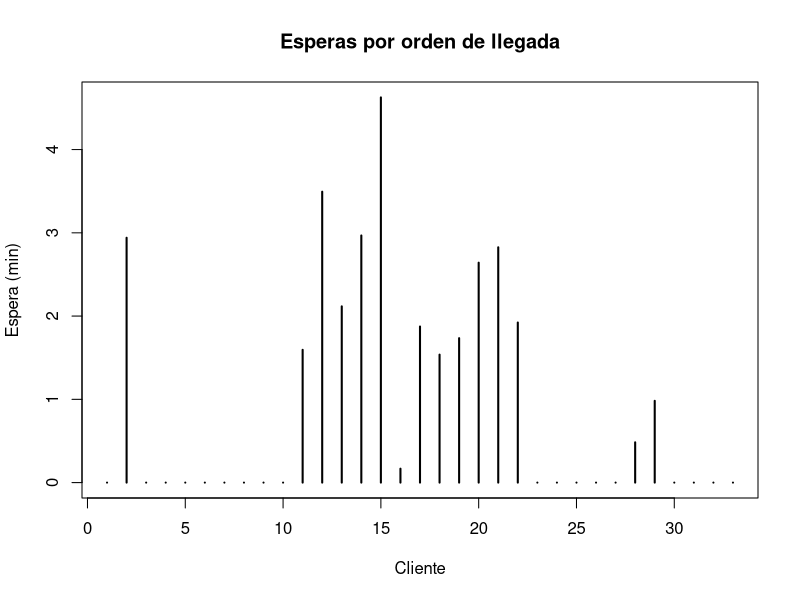
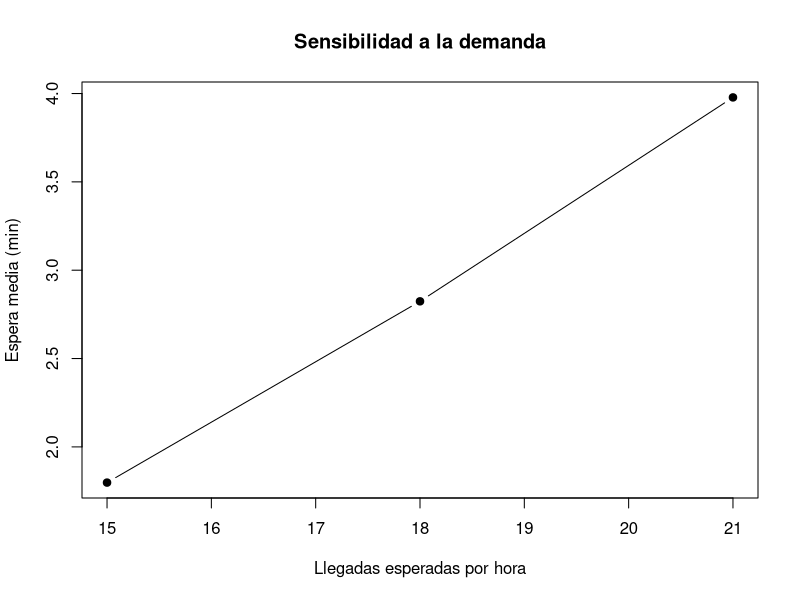

Here is the R script that generated these plots, in order:
## ---- chunk 1
knitr::opts_chunk$set(echo=TRUE, message=FALSE, warning=FALSE,
                      fig.width=8, fig.height=4.5)
options(digits=4)
## ---- chunk 2
simular_jornada <- function(lambda = 0.3, forma = 4, escala = 0.5,
                            p_extra = 0.3, a_min = 0.5, a_max = 1.5,
                            horizonte = 120) {
  stopifnot(lambda > 0, forma > 0, escala > 0,
            p_extra >= 0, p_extra <= 1, a_min >= 0,
            a_max >= a_min, horizonte > 0)
  # Se generan llegadas sucesivas hasta el horizonte de observación.
  llegadas <- numeric(0)
  reloj <- 0
  repeat {
    reloj <- reloj + rexp(1, rate = lambda)
    if (reloj > horizonte) break
    llegadas <- c(llegadas, reloj)
  }
  n <- length(llegadas)
  if (n == 0) {
    return(data.frame(id=integer(0), llegada=numeric(0),
                      base=numeric(0), extra=integer(0),
                      adicional=numeric(0), servicio=numeric(0),
                      inicio=numeric(0), salida=numeric(0),
                      espera=numeric(0), sistema=numeric(0)))
  }
  base <- rgamma(n, shape=forma, scale=escala)
  extra <- rbinom(n, size=1, prob=p_extra)
  adicional <- runif(n, min=a_min, max=a_max) * extra
  servicio <- base + adicional
  inicio <- salida <- numeric(n)
  for (i in seq_len(n)) {
    anterior <- if (i == 1) 0 else salida[i-1]
    inicio[i] <- max(llegadas[i], anterior)
    salida[i] <- inicio[i] + servicio[i]
  }
  data.frame(id=seq_len(n), llegada=llegadas, base=base,
             extra=extra, adicional=adicional, servicio=servicio,
             inicio=inicio, salida=salida,
             espera=inicio-llegadas, sistema=salida-llegadas)
}
## ---- chunk 3
set.seed(2301)
jornada <- simular_jornada()
knitr::kable(head(jornada, 8), digits=2)
cat('Llegadas:', nrow(jornada), '\n')
cat('Espera media:', round(mean(jornada$espera), 2), 'min\n')
cat('Prob. empírica de espera > 5:',
    round(mean(jornada$espera > 5), 3), '\n')
## ---- chunk 4
stopifnot(all(jornada$espera >= -1e-10),
          all(jornada$inicio >= jornada$llegada),
          all(jornada$salida >= jornada$inicio),
          all(diff(jornada$llegada) >= 0))
plot(jornada$id, jornada$espera, type='h', lwd=2,
     xlab='Cliente', ylab='Espera (min)',
     main='Esperas por orden de llegada')
abline(h=5, lty=2)
## ---- chunk 5
resumir_jornada <- function(datos) {
  n <- nrow(datos)
  data.frame(clientes=n,
             espera_media=if(n) mean(datos$espera) else NA_real_,
             prop_mas_5=if(n) mean(datos$espera > 5) else NA_real_,
             servicio_medio=if(n) mean(datos$servicio) else NA_real_)
}

set.seed(2302)
B <- 500
replicas <- do.call(rbind, replicate(B,
              resumir_jornada(simular_jornada()), simplify=FALSE))
knitr::kable(data.frame(indicador=c('Clientes por jornada',
                                   'Espera media por jornada',
                                   'Proporción que espera > 5'),
                        estimacion=c(mean(replicas$clientes),
                                     mean(replicas$espera_media,na.rm=TRUE),
                                     mean(replicas$prop_mas_5,na.rm=TRUE))),digits=3)
## ---- chunk 6
x <- replicas$espera_media
x <- x[is.finite(x)]
error_estandar <- sd(x)/sqrt(length(x))
intervalo_aprox <- mean(x) + c(-1,1)*1.96*error_estandar
c(media=mean(x), error_estandar=error_estandar,
  IC95_inferior=intervalo_aprox[1], IC95_superior=intervalo_aprox[2])
## ---- chunk 7
set.seed(2303)
comparar <- function(lambda, B=300) {
  z <- do.call(rbind, replicate(B,
    resumir_jornada(simular_jornada(lambda=lambda)), simplify=FALSE))
  data.frame(llegadas_hora=lambda*60,
             clientes=mean(z$clientes),
             espera_media=mean(z$espera_media,na.rm=TRUE),
             prob_mas_5=mean(z$prop_mas_5,na.rm=TRUE))
}
resultado <- rbind(comparar(0.25), comparar(0.30), comparar(0.35))
knitr::kable(resultado,digits=3)
plot(resultado$llegadas_hora,resultado$espera_media,type='b',pch=19,
     xlab='Llegadas esperadas por hora',ylab='Espera media (min)',
     main='Sensibilidad a la demanda')
